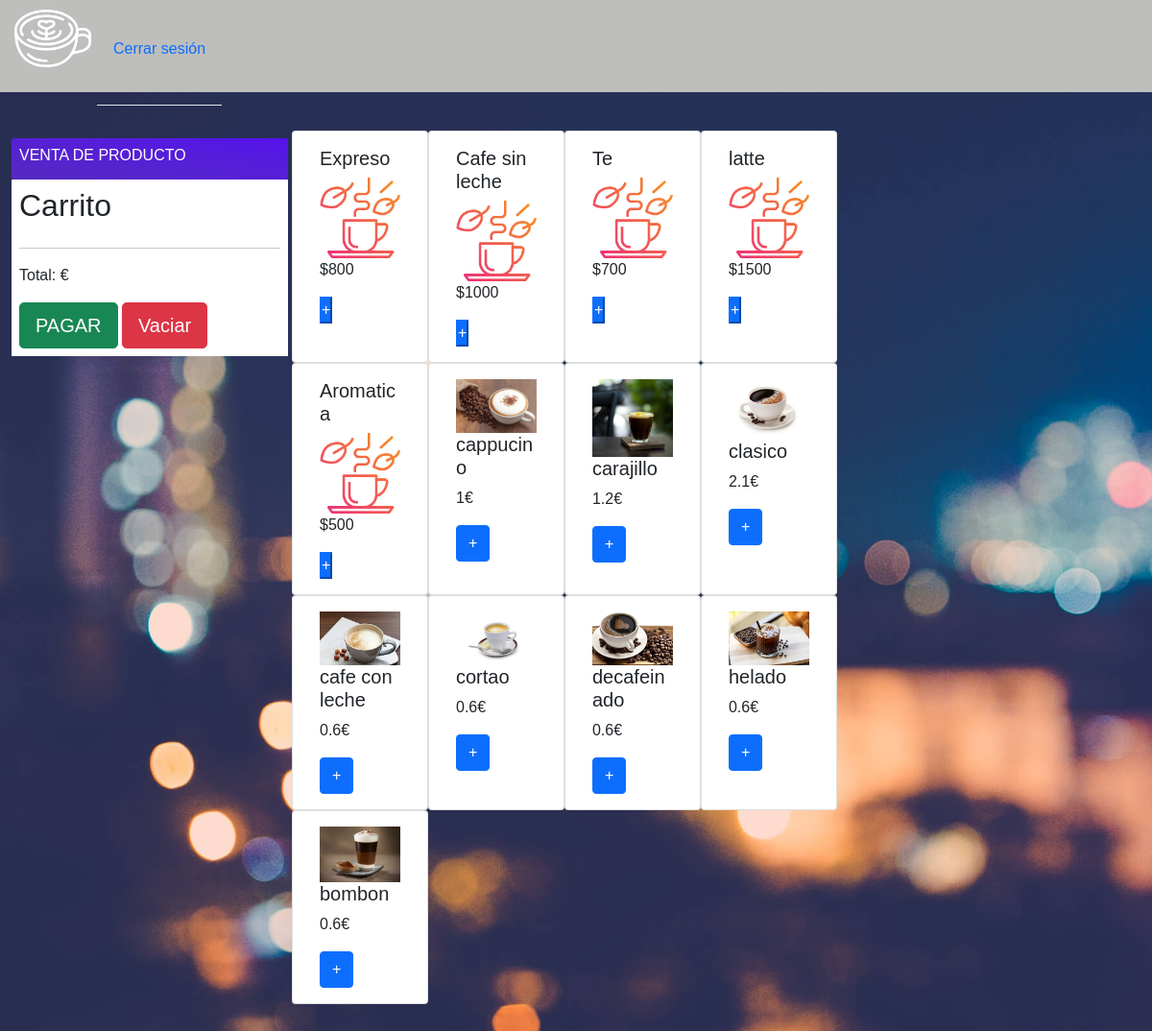
Page /ventas on the earlier database version.
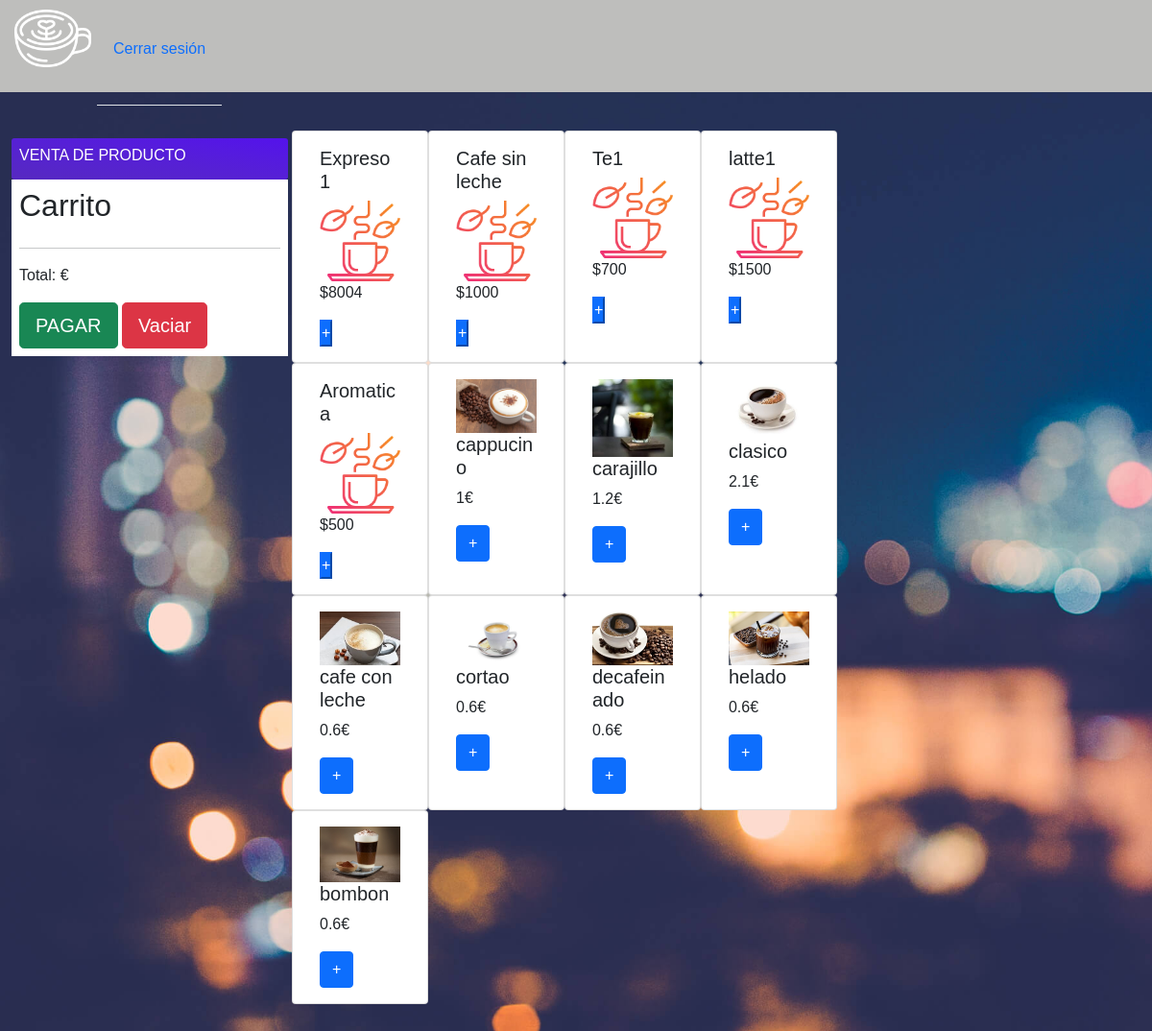
Same page on the later database version.
### tables this page shows
CREATE TABLE productos (id INTEGER PRIMARY KEY AUTOINCREMENT NOT NULL, Nombre STRING NOT NULL, Precio STRING, Cantidad INT, URLimagen STRING CONSTRAINT "img/hot-tea.png" DEFAULT "img/hot-tea.png" NOT NULL);

### app.py (the view)
@app.route('/ventas', methods=['GET', 'POST'])
def ventas():
    if request.method == 'GET':
        con = sqlite3.connect("brioche.db")
        con.row_factory = sqlite3.Row
        cur = con.cursor()
        cur.execute("select * from productos")
        productos = cur.fetchall()
        return render_template('html/administrarVenta.html', productos=productos)
    if request.method == 'POST':
        return render_template('html/administrarVenta.html')

### templates/html/administrarVenta.html (shortened to what this page needs)
<!DOCTYPE html>
<html>
<head>
    <link href="{{url_for('static', filename='css/CajeroRegistroStyle.css')}}" rel="stylesheet">
    <link href="{{url_for('static', filename='css/nav.css')}}" rel="stylesheet">
    <link href='https://cdn.jsdelivr.net/npm/bootstrap@5.0.0-alpha1/dist/css/bootstrap.min.css' rel='stylesheet'>
    <link href='https://cdnjs.cloudflare.com/ajax/libs/font-awesome/4.7.0/css/font-awesome.min.css' rel='stylesheet'>
</head>
<body oncontextmenu='return false' class='snippet-body'>
    <nav class="nav">
        <img src="{{url_for('static', filename='img/latte.png')}}" alt="">
        <ul class="nav nav-tabs">
            <li> <a href="../index.html" class="nav-link">Cerrar sesión</a></li>
        </ul>
    </nav>
    <div class="container-fluid mt-5 mb-5">
        <div class="row g-2">
            <div class="col-md-3">
                <div class="t-products p-2">
                    <h6 class="text-uppercase">Venta De Producto</h6>
                </div>
                <div class="type p-2 mb-2">
                    <aside class="col-sm-12">
                        <h2>Carrito</h2>
                        <hr>
                        <p class="text-right">Total: &euro;</p>
                        <button type="button" class="btn btn-success btn-lg btn-block">PAGAR</button>
                        <button id="boton-vaciar" class="btn btn-danger btn-lg btn-block">Vaciar</button>
                    </aside>
                </div>
            </div>
            <div class="col-md-9">
                <div class="row g-2">
                    <main id="items" class="col-sm-8 row">
                        {% for producto in productos %}
                        <div class="card col-sm-3">
                            <div class="card-body">
                                <h5 class="card-title">{{producto.nombre}}</h5>
                                <img src="{{url_for('static', filename=producto.URLimagen)}}" alt="" class="img-fluid">
                                <p class="card-text"> ${{producto.precio}} </p>
                                <button class="btn, btn-primary" onclick="anyadirCarrito()" marcador="{{producto.id}}">+</button>
                            </div>
                        </div>
                        {% endfor%}
                    </main>
                </div>
            </div>
        </div>
    </div>
</body>
</html>

Differences in the rows shown:
changed productos: nombre "Expreso" → "Expreso1"; precio "800" → "8004"
changed productos (number 3 of 5 on the later page): nombre "Te" → "Te1"
changed productos: nombre "latte" → "latte1"
